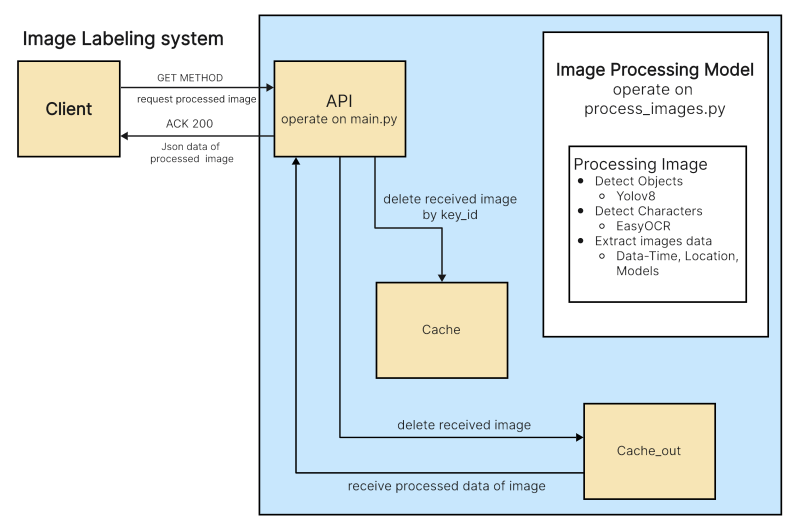
#> input picture image_for_git/GET_Method.png, 1592 x 1062 px (shown at 1/2 size)
$ python -i OCR.py   (imports and definitions only)
#> lines starting #> are read from the running program, lines starting #| are printed output that depends on the picture; after the words box and inside, x2 and y2 are one past the last pixel; in counts of white or black regions, pixels touching at a corner belong together
import easyocr
import cv2
import numpy as np
from scipy.ndimage import rotate
import subprocess
from constants import OUTPUT_PNG
import logging

# Set up logging
# [1 line not run here, left out]

# [9 lines left out: function convert_heic_to_png, not called in this run]

def preprocess_image(image_path):
#> called with image_path = 'image_for_git/GET_Method.png'
    try:
        # Check if the file is HEIC and convert if necessary
        if image_path.lower().endswith(".heic"):
            output_png = OUTPUT_PNG
            image_path = convert_heic_to_png(image_path, output_png)
            if not image_path:
                return None

        # Read the image
        img = cv2.imread(image_path)
#> img is the input picture: shape (1062, 1592, 3); mean B, G, R 235.8, 233.2, 224.3
        if img is None:
            logging.error(f"Error reading image: {image_path}")
            return None

        # Convert the image to grayscale
        gray_img = cv2.cvtColor(img, cv2.COLOR_BGR2GRAY)
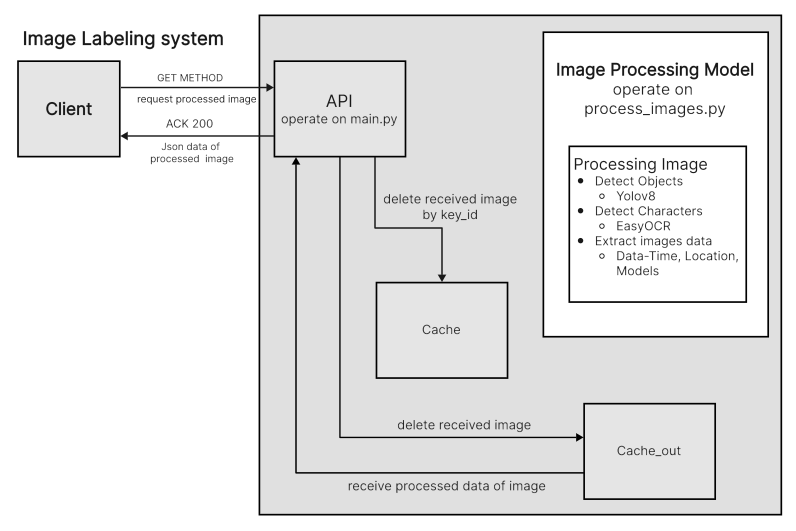
#> gray_img: shape (1062, 1592) (shown at 1/2 size); min 0, max 255, mean 230.7

        # Apply adaptive thresholding to segment the foreground text
        _, threshold_img = cv2.threshold(gray_img, 0, 255, cv2.THRESH_BINARY_INV + cv2.THRESH_OTSU)
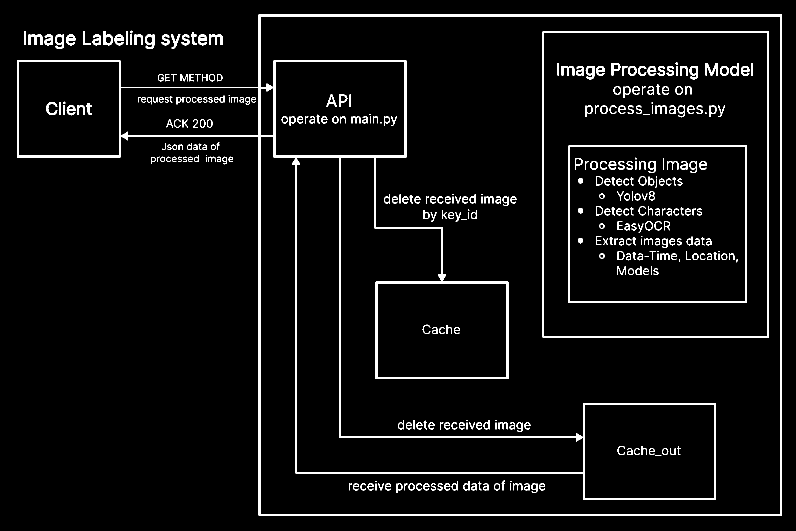
#> threshold_img: shape (1062, 1592) (shown at 1/2 size); 4.5% white; 364 white regions (29 under 20 px), largest, box (x1, y1, x2, y2) and area: (34, 29, 1564, 1031) 37793, (1085, 63, 1538, 675) 6354, (1137, 291, 1494, 606) 4347

        # Invert the thresholded image to make the text white on black background
        threshold_img = cv2.bitwise_not(threshold_img)

        # Skew Correction
        def find_score(arr, angle):
#> called with angle = -5
            data = rotate(arr, angle, reshape=False, order=0)
#> data: shape (1062, 1592); 91.2% white; 370 black regions (30 under 20 px), largest, box (x1, y1, x2, y2) and area: (56, 7, 1592, 1062) 33640, (819, 0, 1592, 68) 26515, (0, 994, 773, 1062) 26515
            hist = np.sum(data, axis=1)
#> hist = 1062 values, max 397545 at index 507, min 188190 at index 1061, mean 370097.2
            score = np.sum((hist[1:] - hist[:-1]) ** 2)
#> score = 3943050975
            return score

        delta = 1
        limit = 5
        angles = np.arange(-limit, limit + delta, delta)
        scores = [find_score(threshold_img, angle) for angle in angles]
#> in find_score (call 8), `data = rotate(arr, angle, reshape=False, order=0)`:
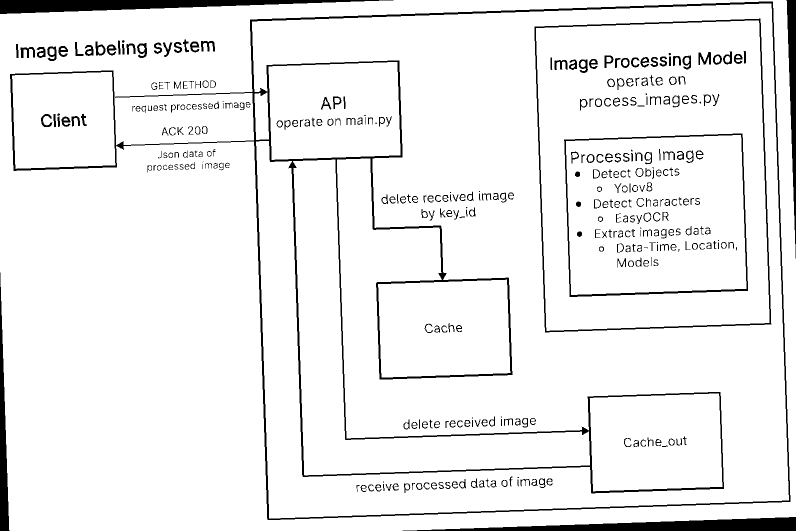
#> data: shape (1062, 1592) (shown at 1/2 size); 93.6% white; 368 black regions (29 under 20 px), largest, box (x1, y1, x2, y2) and area: (20, 3, 1581, 1040) 37793, (0, 0, 787, 28) 11204, (805, 1034, 1592, 1062) 11204
#> in find_score (call 8), `hist = np.sum(data, axis=1)`: hist = 1062 values, max 400350 at index 759, min 200430 at index 0, mean 379980.3
#> in find_score (call 8), `score = np.sum((hist[1:] - hist[:-1]) ** 2)`: score = 10941756750
#> in find_score (call 9), `data = rotate(arr, angle, reshape=False, order=0)`:
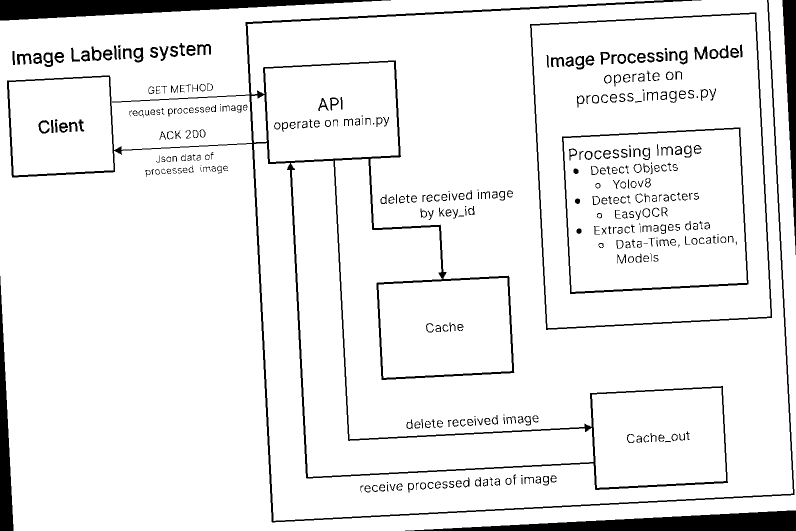
#> data: shape (1062, 1592) (shown at 1/2 size); 92.8% white; 368 black regions (29 under 20 px), largest, box (x1, y1, x2, y2) and area: (14, 0, 1589, 1045) 37120, (0, 0, 782, 41) 16420, (810, 1021, 1592, 1062) 16420
#> in find_score (call 9), `hist = np.sum(data, axis=1)`: hist = 1062 values, max 399585 at index 760, min 179520 at index 0, mean 376609.3
#> in find_score (call 9), `score = np.sum((hist[1:] - hist[:-1]) ** 2)`: score = 6976597275
#> in find_score (call 10), `data = rotate(arr, angle, reshape=False, order=0)`:
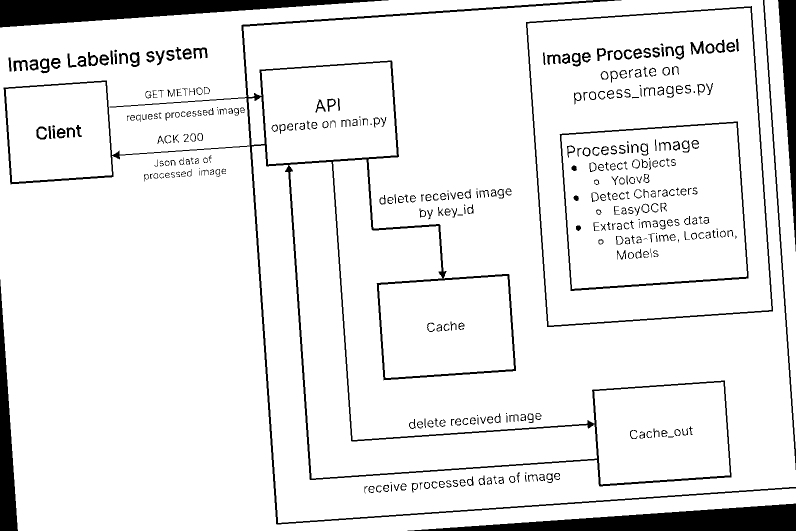
#> data: shape (1062, 1592) (shown at 1/2 size); 92% white; 370 black regions (29 under 20 px), largest, box (x1, y1, x2, y2) and area: (7, 0, 1592, 1049) 33567, (0, 0, 777, 55) 21524, (815, 1007, 1592, 1062) 21524
#> in find_score (call 10), `hist = np.sum(data, axis=1)`: hist = 1062 values, max 398310 at index 519, min 183345 at index 0, mean 373367.8
#> in find_score (call 10), `score = np.sum((hist[1:] - hist[:-1]) ** 2)`: score = 4991969250
#> in find_score (call 11), `data = rotate(arr, angle, reshape=False, order=0)`:
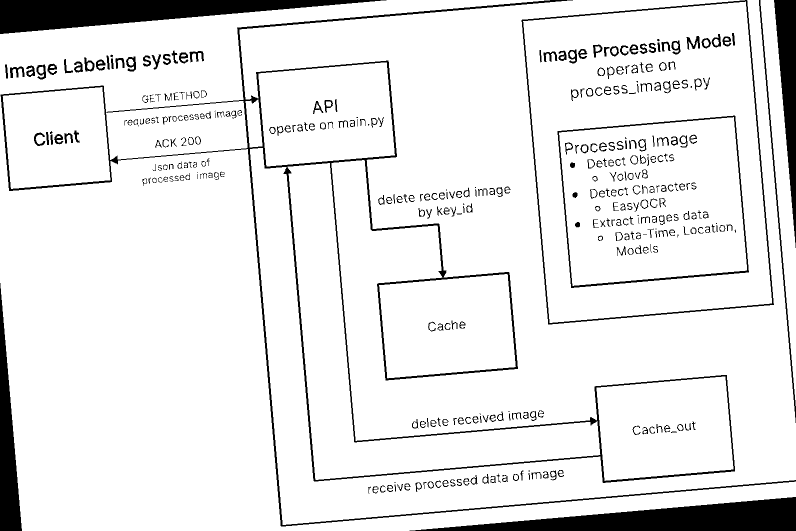
#> data: shape (1062, 1592) (shown at 1/2 size); 91.2% white; 369 black regions (29 under 20 px), largest, box (x1, y1, x2, y2) and area: (1, 0, 1592, 1053) 33200, (0, 0, 773, 68) 26515, (819, 994, 1592, 1062) 26515
#> in find_score (call 11), `hist = np.sum(data, axis=1)`: hist = 1062 values, max 398565 at index 576, min 183855 at index 2, mean 370204.3
#> in find_score (call 11), `score = np.sum((hist[1:] - hist[:-1]) ** 2)`: score = 4100541525
#> scores = [3943050975, 4731088950, 6733208700, 11545448850, 36228808800, 586189840950, 34644149550, 10941756750, 6976597275, 4991969250, 4100541525]

        best_angle = angles[np.argmax(scores)]
#> best_angle = 0

        (h, w) = threshold_img.shape[:2]
        center = (w // 2, h // 2)
        M = cv2.getRotationMatrix2D(center, best_angle, 1.0)
#> M = [[1, 0, 0], [0, 1, 0]]
        rotated_img = cv2.warpAffine(threshold_img, M, (w, h), flags=cv2.INTER_CUBIC, borderMode=cv2.BORDER_REPLICATE)

        # Apply sharpening filter
        kernel_sharpening = np.array([[-1, -1, -1], [-1, 9, -1], [-1, -1, -1]])
        sharpened_img = cv2.filter2D(rotated_img, -1, kernel_sharpening)

        # Create a 3x3 elliptical kernel
        kernel = cv2.getStructuringElement(cv2.MORPH_ELLIPSE, (3, 3))

        # Apply dilation filter
        dilation = cv2.dilate(sharpened_img, kernel, iterations=1)
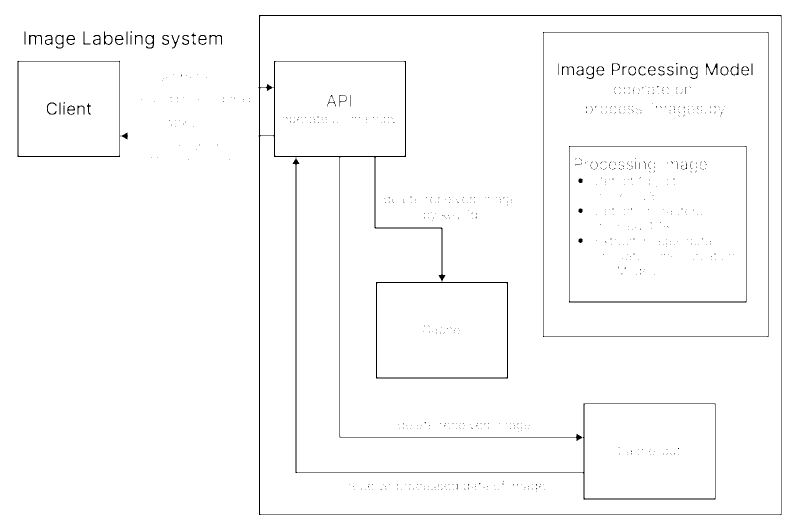
#> dilation: shape (1062, 1592) (shown at 1/2 size); 98.5% white; black in thin lines or dots

        return dilation
    except Exception as e:
        logging.error(f"Error in preprocessing image {image_path}: {e}")
        return None

# [28 lines left out: functions classify_ext, basic_ocr, not called in this run]

>>> result = preprocess_image('image_for_git/GET_Method.png')

$ run again, on image_for_git/POST_Method.png
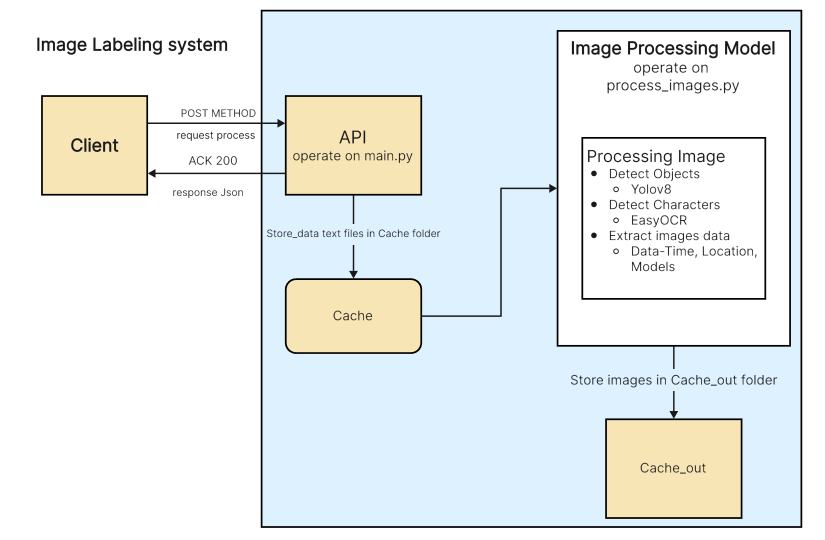
#> input picture image_for_git/POST_Method.png, 1650 x 1080 px (shown at 1/2 size)
#> in preprocess_image, img is the input picture: shape (1080, 1650, 3); mean B, G, R 237.9, 237.9, 232.4
#> in preprocess_image, `_, threshold_img = cv2.threshold(gray_img, 0, 255, cv2.THRESH_BINARY_I..`:
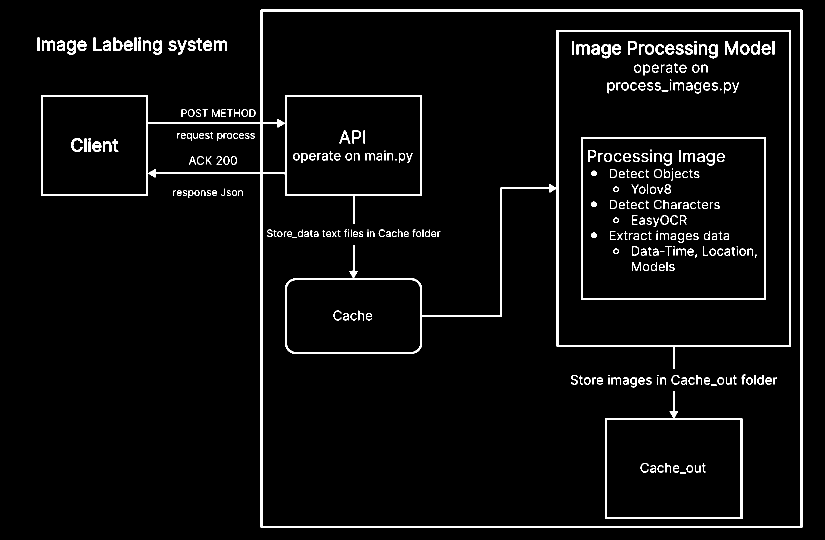
#> threshold_img: shape (1080, 1650) (shown at 1/2 size); 4.1% white; 329 white regions (24 under 20 px), largest, box (x1, y1, x2, y2) and area: (82, 19, 1605, 1056) 24813, (570, 60, 1582, 738) 13598, (1163, 274, 1532, 600) 4497
#> data: shape (1080, 1650); 91.6% white; 334 black regions (24 under 20 px), largest, box (x1, y1, x2, y2) and area: (849, 0, 1650, 71) 28500, (0, 1009, 801, 1080) 28500, (98, 0, 1117, 1080) 14516
#> hist = 1080 values, max 413865 at index 758, min 179775 at index 1079, mean 385456.6
#> score = 3658371525
#> data: shape (1080, 1650); 92.4% white; 334 black regions (25 under 20 px), largest, box (x1, y1, x2, y2) and area: (94, 0, 1639, 1080) 23146, (844, 0, 1650, 57) 23128, (0, 1023, 806, 1080) 23128
#> data: shape (1080, 1650); 93.2% white; 333 black regions (24 under 20 px), largest, box (x1, y1, x2, y2) and area: (91, 4, 1631, 1080) 23684, (839, 0, 1650, 43) 17638, (0, 1037, 811, 1080) 17638
#> data: shape (1080, 1650); 94% white; 333 black regions (24 under 20 px), largest, box (x1, y1, x2, y2) and area: (88, 9, 1623, 1080) 24696, (565, 70, 1598, 756) 13593, (834, 0, 1650, 29) 12025
#> data: shape (1080, 1650); 94.9% white; 333 black regions (24 under 20 px), largest, box (x1, y1, x2, y2) and area: (85, 14, 1614, 1070) 24813, (567, 65, 1590, 747) 13600, (830, 0, 1650, 15) 6289
#> data: shape (1080, 1650); 94.9% white; 333 black regions (24 under 20 px), largest, box (x1, y1, x2, y2) and area: (76, 5, 1614, 1061) 24811, (571, 47, 1585, 729) 13602, (0, 0, 820, 15) 6289
#> data: shape (1080, 1650); 94% white; 333 black regions (24 under 20 px), largest, box (x1, y1, x2, y2) and area: (70, 0, 1622, 1066) 24123, (571, 34, 1587, 720) 13605, (0, 0, 816, 29) 12025
#> data: shape (1080, 1650); 93.2% white; 333 black regions (24 under 20 px), largest, box (x1, y1, x2, y2) and area: (65, 0, 1631, 1071) 23286, (0, 0, 811, 43) 17638, (839, 1037, 1650, 1080) 17638
#> data: shape (1080, 1650); 92.4% white; 335 black regions (24 under 20 px), largest, box (x1, y1, x2, y2) and area: (0, 0, 806, 57) 23128, (844, 1023, 1650, 1080) 23128, (59, 0, 1639, 1076) 22839
#> data: shape (1080, 1650); 91.6% white; 333 black regions (24 under 20 px), largest, box (x1, y1, x2, y2) and area: (0, 0, 801, 71) 28500, (849, 1009, 1650, 1080) 28500, (54, 0, 1647, 1080) 22578
#> scores = [3658371525, 4812760350, 6997730400, 11187551250, 30971147400, 539662372650, 32136395400, 11520739350, 6772288725, 4585042800, 3650568525]
#> best_angle = 0
#> M = [[1, 0, 0], [0, 1, 0]]
#> in preprocess_image, `dilation = cv2.dilate(sharpened_img, kernel, iterations=1)`:
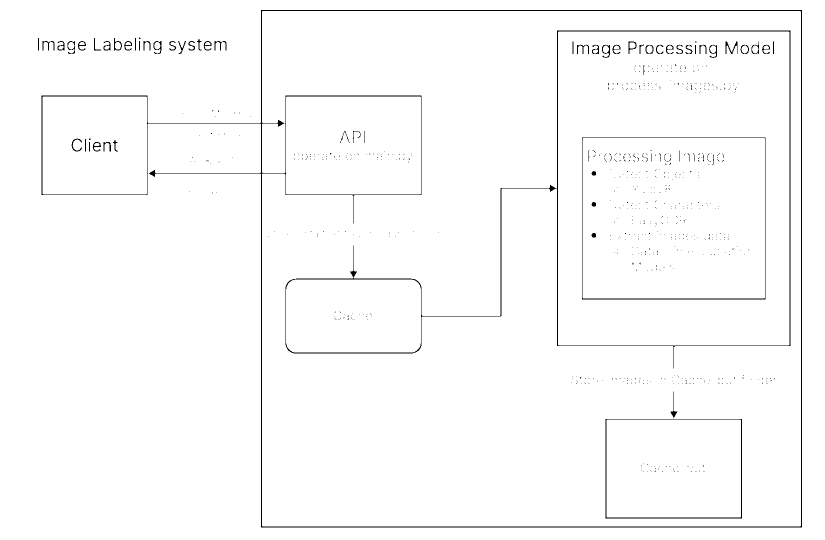
#> dilation: shape (1080, 1650) (shown at 1/2 size); 98.4% white; black in thin lines or dots, all inside (x1, y1, x2, y2) = (76, 20, 1604, 1055)

$ run again, on image_for_git/POST_Method_1.png
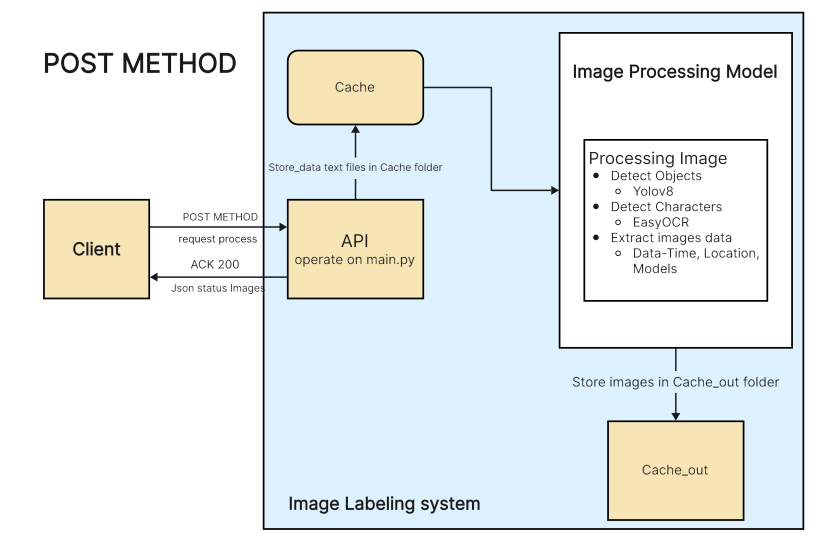
#> input picture image_for_git/POST_Method_1.png, 1650 x 1100 px (shown at 1/2 size)
#> in preprocess_image, img is the input picture: shape (1100, 1650, 3); mean B, G, R 237.7, 237.8, 232.4
#> in preprocess_image, `_, threshold_img = cv2.threshold(gray_img, 0, 255, cv2.THRESH_BINARY_I..`:
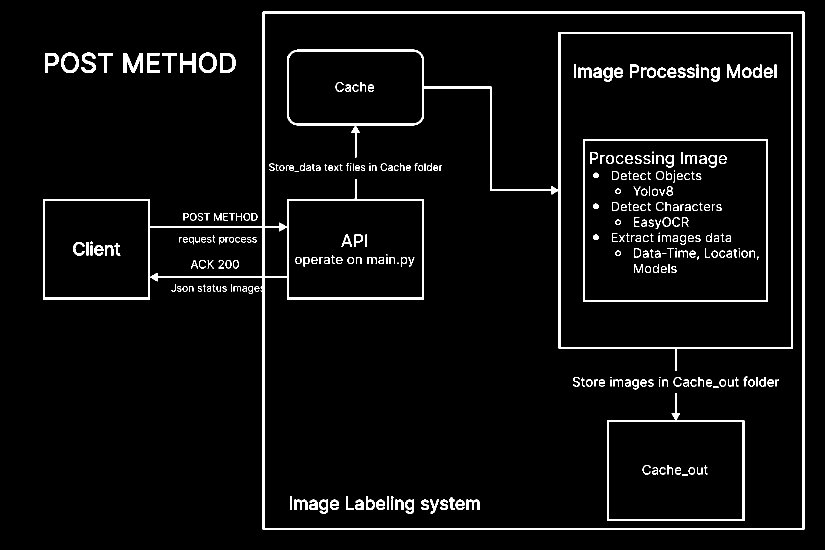
#> threshold_img: shape (1100, 1650) (shown at 1/2 size); 4.2% white; 315 white regions (20 under 20 px), largest, box (x1, y1, x2, y2) and area: (86, 23, 1609, 1060) 25036, (574, 64, 1586, 742) 13330, (1167, 278, 1536, 604) 4497
#> data: shape (1100, 1650); 91.4% white; 319 black regions (20 under 20 px), largest, box (x1, y1, x2, y2) and area: (849, 0, 1650, 71) 28469, (0, 1029, 801, 1100) 28469, (85, 0, 1650, 1100) 23809
#> hist = 1100 values, max 414630 at index 601, min 192270 at index 1099, mean 384675.2
#> score = 3860339175
#> data: shape (1100, 1650); 92.2% white; 320 black regions (20 under 20 px), largest, box (x1, y1, x2, y2) and area: (84, 3, 1644, 1100) 24341, (844, 0, 1650, 57) 23107, (0, 1043, 806, 1100) 23107
#> data: shape (1100, 1650); 93% white; 320 black regions (21 under 20 px), largest, box (x1, y1, x2, y2) and area: (84, 8, 1635, 1100) 25027, (839, 0, 1650, 43) 17626, (0, 1057, 811, 1100) 17626
#> data: shape (1100, 1650); 93.9% white; 319 black regions (20 under 20 px), largest, box (x1, y1, x2, y2) and area: (85, 13, 1627, 1087) 25036, (585, 75, 1602, 760) 13319, (835, 0, 1650, 29) 12021
#> data: shape (1100, 1650); 94.8% white; 320 black regions (20 under 20 px), largest, box (x1, y1, x2, y2) and area: (85, 18, 1618, 1074) 25040, (580, 69, 1594, 751) 13332, (830, 0, 1650, 15) 6287
#> data: shape (1100, 1650); 94.8% white; 319 black regions (20 under 20 px), largest, box (x1, y1, x2, y2) and area: (83, 9, 1618, 1065) 25042, (566, 51, 1588, 733) 13328, (0, 0, 820, 15) 6287
#> data: shape (1100, 1650); 93.9% white; 320 black regions (20 under 20 px), largest, box (x1, y1, x2, y2) and area: (81, 0, 1626, 1070) 24802, (559, 38, 1591, 724) 13328, (0, 0, 815, 29) 12021
#> data: shape (1100, 1650); 93.1% white; 320 black regions (21 under 20 px), largest, box (x1, y1, x2, y2) and area: (79, 0, 1635, 1075) 23812, (0, 0, 811, 43) 17626, (839, 1057, 1650, 1100) 17626
#> data: shape (1100, 1650); 92.3% white; 319 black regions (20 under 20 px), largest, box (x1, y1, x2, y2) and area: (77, 0, 1643, 1080) 23303, (0, 0, 806, 57) 23107, (844, 1043, 1650, 1100) 23107
#> data: shape (1100, 1650); 91.5% white; 320 black regions (20 under 20 px), largest, box (x1, y1, x2, y2) and area: (0, 0, 801, 71) 28469, (849, 1029, 1650, 1100) 28469, (76, 0, 1650, 1084) 22976
#> scores = [3860339175, 5476990725, 7237477575, 10910024550, 34964982900, 536623884450, 32095299600, 12599048925, 7079661900, 5445973800, 4204321425]
#> best_angle = 0
#> M = [[1, 0, 0], [0, 1, 0]]
#> in preprocess_image, `dilation = cv2.dilate(sharpened_img, kernel, iterations=1)`:
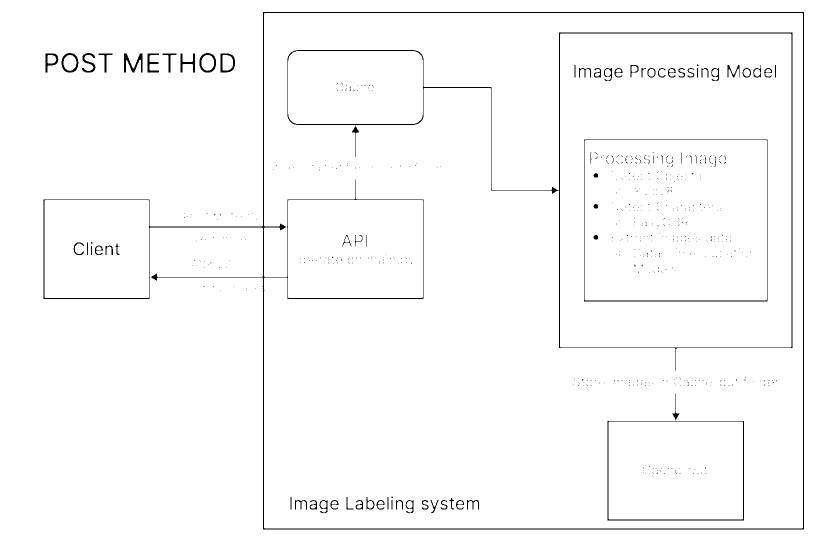
#> dilation: shape (1100, 1650) (shown at 1/2 size); 98.3% white; black in thin lines or dots, all inside (x1, y1, x2, y2) = (87, 24, 1608, 1059)
